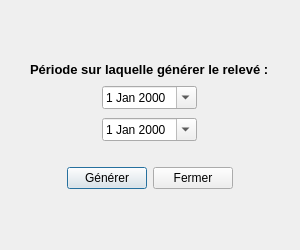
<?xml version="1.0" encoding="UTF-8"?>
<ui version="4.0">
 <class>GenerationReleveDialog</class>
 <widget class="QDialog" name="GenerationReleveDialog">
  <property name="geometry">
   <rect>
    <x>0</x>
    <y>0</y>
    <width>300</width>
    <height>250</height>
   </rect>
  </property>
  <property name="windowTitle">
   <string>Dialog</string>
  </property>
  <layout class="QVBoxLayout" name="layoutGenerationReleve">
   <item>
    <spacer name="verticalSpacer">
     <property name="orientation">
      <enum>Qt::Vertical</enum>
     </property>
     <property name="sizeType">
      <enum>QSizePolicy::MinimumExpanding</enum>
     </property>
     <property name="sizeHint" stdset="0">
      <size>
       <width>20</width>
       <height>28</height>
      </size>
     </property>
    </spacer>
   </item>
   <item>
    <layout class="QVBoxLayout" name="layoutChoixDate">
     <property name="spacing">
      <number>9</number>
     </property>
     <property name="bottomMargin">
      <number>0</number>
     </property>
     <item alignment="Qt::AlignHCenter">
      <widget class="QLabel" name="labelChoixDate">
       <property name="sizePolicy">
        <sizepolicy hsizetype="Fixed" vsizetype="Fixed">
         <horstretch>0</horstretch>
         <verstretch>0</verstretch>
        </sizepolicy>
       </property>
       <property name="text">
        <string>&lt;html&gt;&lt;head/&gt;&lt;body&gt;&lt;p&gt;&lt;span style=&quot; font-size:10pt; font-weight:600;&quot;&gt;Période sur laquelle générer le relevé :&lt;/span&gt;&lt;/p&gt;&lt;/body&gt;&lt;/html&gt;</string>
       </property>
      </widget>
     </item>
     <item alignment="Qt::AlignHCenter">
      <widget class="QDateEdit" name="choixDateDebut">
       <property name="sizePolicy">
        <sizepolicy hsizetype="Fixed" vsizetype="Fixed">
         <horstretch>0</horstretch>
         <verstretch>0</verstretch>
        </sizepolicy>
       </property>
       <property name="calendarPopup">
        <bool>true</bool>
       </property>
      </widget>
     </item>
     <item alignment="Qt::AlignHCenter">
      <widget class="QDateEdit" name="choixDateFin">
       <property name="sizePolicy">
        <sizepolicy hsizetype="Fixed" vsizetype="Fixed">
         <horstretch>0</horstretch>
         <verstretch>0</verstretch>
        </sizepolicy>
       </property>
       <property name="calendarPopup">
        <bool>true</bool>
       </property>
      </widget>
     </item>
    </layout>
   </item>
   <item>
    <spacer name="verticalSpacer_3">
     <property name="orientation">
      <enum>Qt::Vertical</enum>
     </property>
     <property name="sizeType">
      <enum>QSizePolicy::Fixed</enum>
     </property>
     <property name="sizeHint" stdset="0">
      <size>
       <width>20</width>
       <height>20</height>
      </size>
     </property>
    </spacer>
   </item>
   <item>
    <layout class="QHBoxLayout" name="layoutBoutons">
     <item>
      <spacer name="horizontalSpacer">
       <property name="orientation">
        <enum>Qt::Horizontal</enum>
       </property>
       <property name="sizeHint" stdset="0">
        <size>
         <width>40</width>
         <height>20</height>
        </size>
       </property>
      </spacer>
     </item>
     <item>
      <widget class="QPushButton" name="boutonGenerer">
       <property name="sizePolicy">
        <sizepolicy hsizetype="Fixed" vsizetype="Fixed">
         <horstretch>0</horstretch>
         <verstretch>0</verstretch>
        </sizepolicy>
       </property>
       <property name="text">
        <string>Générer</string>
       </property>
      </widget>
     </item>
     <item>
      <widget class="QPushButton" name="boutonFermer">
       <property name="sizePolicy">
        <sizepolicy hsizetype="Fixed" vsizetype="Fixed">
         <horstretch>0</horstretch>
         <verstretch>0</verstretch>
        </sizepolicy>
       </property>
       <property name="text">
        <string>Fermer</string>
       </property>
      </widget>
     </item>
     <item>
      <spacer name="horizontalSpacer_2">
       <property name="orientation">
        <enum>Qt::Horizontal</enum>
       </property>
       <property name="sizeHint" stdset="0">
        <size>
         <width>40</width>
         <height>20</height>
        </size>
       </property>
      </spacer>
     </item>
    </layout>
   </item>
   <item>
    <spacer name="verticalSpacer_2">
     <property name="orientation">
      <enum>Qt::Vertical</enum>
     </property>
     <property name="sizeType">
      <enum>QSizePolicy::MinimumExpanding</enum>
     </property>
     <property name="sizeHint" stdset="0">
      <size>
       <width>20</width>
       <height>20</height>
      </size>
     </property>
    </spacer>
   </item>
  </layout>
 </widget>
 <resources/>
 <connections/>
</ui>
